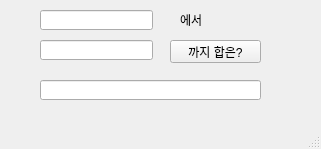
<?xml version="1.0" encoding="UTF-8"?>
<ui version="4.0">
 <class>MainWindow</class>
 <widget class="QMainWindow" name="MainWindow">
  <property name="geometry">
   <rect>
    <x>0</x>
    <y>0</y>
    <width>321</width>
    <height>149</height>
   </rect>
  </property>
  <property name="windowTitle">
   <string>MainWindow</string>
  </property>
  <widget class="QWidget" name="centralwidget">
   <widget class="QLabel" name="lbl">
    <property name="geometry">
     <rect>
      <x>180</x>
      <y>10</y>
      <width>71</width>
      <height>20</height>
     </rect>
    </property>
    <property name="text">
     <string>에서</string>
    </property>
   </widget>
   <widget class="QPushButton" name="pb">
    <property name="geometry">
     <rect>
      <x>170</x>
      <y>40</y>
      <width>91</width>
      <height>23</height>
     </rect>
    </property>
    <property name="text">
     <string>까지 합은?</string>
    </property>
   </widget>
   <widget class="QLineEdit" name="num1">
    <property name="geometry">
     <rect>
      <x>40</x>
      <y>10</y>
      <width>113</width>
      <height>20</height>
     </rect>
    </property>
   </widget>
   <widget class="QLineEdit" name="num2">
    <property name="geometry">
     <rect>
      <x>40</x>
      <y>40</y>
      <width>113</width>
      <height>20</height>
     </rect>
    </property>
   </widget>
   <widget class="QLineEdit" name="result">
    <property name="geometry">
     <rect>
      <x>40</x>
      <y>80</y>
      <width>221</width>
      <height>20</height>
     </rect>
    </property>
   </widget>
  </widget>
  <widget class="QMenuBar" name="menubar">
   <property name="geometry">
    <rect>
     <x>0</x>
     <y>0</y>
     <width>321</width>
     <height>21</height>
    </rect>
   </property>
  </widget>
  <widget class="QStatusBar" name="statusbar"/>
 </widget>
 <resources/>
 <connections/>
</ui>
